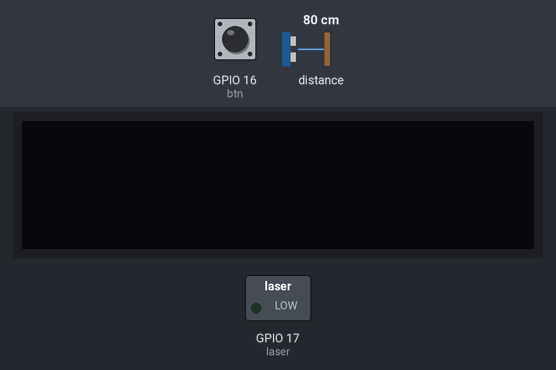
Bench run of a program on a simulated ESP32. Parts: 128×32 one-colour display, switched loads named in the program (green lamp = pin HIGH). The test bench sets the inputs (shaded band); at power-on: GPIO 16 (btn) LOW, distance to the obstacle 80 cm.

Above: at 1.2 s.
1.3 s: GPIO 16 (btn) pulled HIGH for 0.15 s
At 2.6 s:
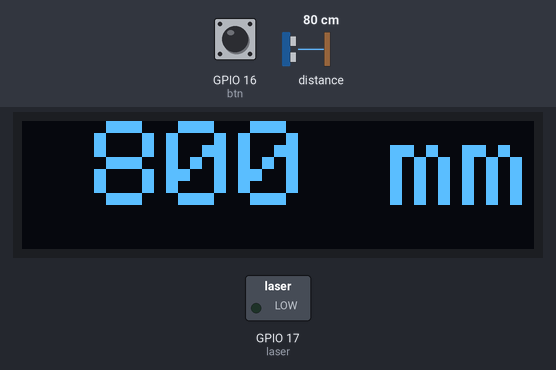
2.9 s: GPIO 16 (btn) pulled HIGH for 3.2 s
At 3.5 s:
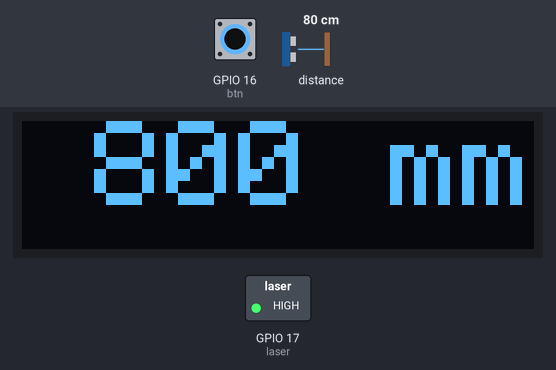
Timing chart, 0 to 7.6 s (numbered marks = the images above; inputs shaded):
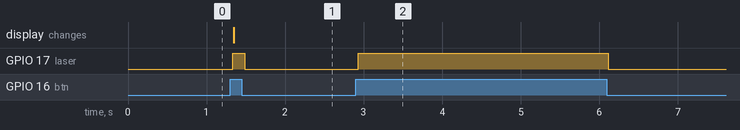

Measured:
- after the input at 1.3 s, GPIO 17 (laser): LOW → HIGH at once, → LOW 0.15 s later; the display: changes after 0.05 s (image 1)
- after the input at 2.9 s, GPIO 17 (laser): LOW → HIGH at once, → LOW 3.2 s later

The program:

main.cpp
```cpp
/*


        _          _ ______ _____ _____
       (_)        | |  ____|  __ \_   _|
  _ __  ___  _____| | |__  | |  | || |
 | '_ \| \ \/ / _ \ |  __| | |  | || |
 | |_) | |>  <  __/ | |____| |__| || |_
 | .__/|_/_/\_\___|_|______|_____/_____|
 | |
 |_|

www.pixeledi.eu | https://linktr.ee/pixeledi
Digital Measuring Device | V1.0 | 10.2022

*/

#include <Arduino.h>
#include <Wire.h>             // for the ToF Sensor
#include <VL53L0X.h>          // for the ToF Sensor
#include <Adafruit_GFX.h>     // for the oled Display
#include <Adafruit_SSD1306.h> // for the oled Display

int btn = 16;
int laser = 17;

// FoT Sensor
VL53L0X sensor;
unsigned int measurement;

// Oled Display
#define SCREEN_WIDTH 128
#define SCREEN_HEIGHT 32
Adafruit_SSD1306 display(SCREEN_WIDTH, SCREEN_HEIGHT, &Wire, -1);

void showMeasurement()
{
  measurement = sensor.readRangeSingleMillimeters();
  display.clearDisplay();
  analogWrite(laser, 255);

  if (measurement >= 10 && measurement < 100)
    display.setCursor(36, 0);

  else if (measurement >= 100 && measurement < 1000)
    display.setCursor(18, 0);

  else
    display.setCursor(0, 0);

  display.print(measurement);
  display.setCursor(92, 0);
  display.print("mm");
  display.display();
}

void setup()
{
  Serial.begin(115200);
  pinMode(btn, INPUT);

  Wire.begin();
  display.begin(SSD1306_SWITCHCAPVCC, 0x3C);
  display.setTextSize(3);
  display.setTextColor(WHITE);
  display.clearDisplay();
  display.display();

  sensor.setTimeout(500);
  if (!sensor.init())
  {
    Serial.println("Failed to detect and initialize sensor!");
    while (1)
    {
      // I will stay here foreveeeeer :(
    }
  }
  sensor.setMeasurementTimingBudget(200000); // increase timing budget to 200 ms for more accuracy
}

void loop()
{
  if (digitalRead(btn) == HIGH)
  {
    showMeasurement();
  }

  if (digitalRead(btn) == LOW){
    analogWrite(laser, 0);
  }
}
```
